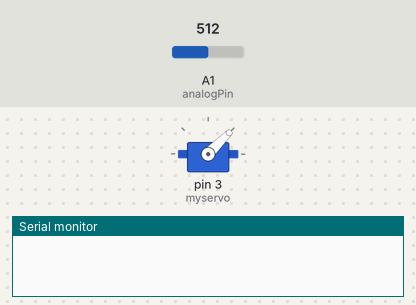
Bench run of a sketch on a simulated Arduino Uno, built with avr-gcc and run on an emulated ATmega328P. Shown: servo, the last lines printed to the serial monitor. Inputs (shaded band) come from the test bench; at power-on: A1 (analogPin) = 512.

Above: at 1.2 s.
1.3 s: A1 (analogPin) set to 1008
2.8 s: A1 (analogPin) set to 1023
At 3.6 s:
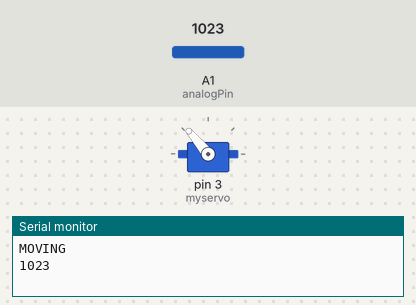
Timing chart, 0 to 5.8 s (numbered marks = the images above; inputs shaded):
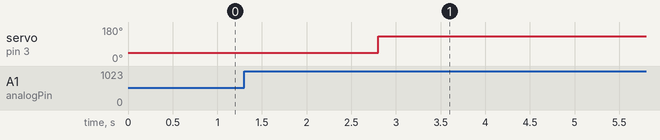

Measured:
- the behaviour switches between 1022 and 1023 on A1 (analogPin) (found by bisection; images 0 and 1)
- after the input at 1.3 s, every drawn part: stays the same
- after the input at 2.8 s, servo on pin 3 (myservo): 45° → 130° at once

The sketch:

rfservocontroller.ino
```cpp
#include <Servo.h>

/*
Simple code for moving a servo back and forth one time triggered by a RF 433 relay.
Developed by: Luca Di Iorio Casellas, for: EPIC Grup SL
Date: 04/10/2023
*/

#define DEBUG 1

Servo myservo;

int lastAnalogValue = 0;
unsigned long lastDebounceTime = 0;

const int analogPin = A1;
const int servoPin = 3;
unsigned long debounceDelay = 10;
int analogThreshold = 100;

bool servoMoved = false;

void setup() {
  if (DEBUG) Serial.begin(9600);

  myservo.attach(3);
  myservo.write(45); // Initialize servo position
  pinMode(analogPin, INPUT);

  servoMoved = false;
}

void loop() {
  int reading = analogRead(analogPin);

  // Check if the analog value has changed
  if (abs(reading - lastAnalogValue) > analogThreshold) {
    lastDebounceTime = millis();
  }

  // Check if the analog value has remained stable for the debounce delay
  if ((millis() - lastDebounceTime) > debounceDelay) {
    if (reading >= 1023) {
      if (DEBUG) Serial.println("MOVING");
      if (DEBUG) Serial.println(reading);
      myservo.write(130);
      delay(1000);
      servoMoved = true;
    }
    else if ((reading < 1000) && servoMoved) {
      if (DEBUG) Serial.println("RETURNING");
      if (DEBUG) Serial.println(reading);
      myservo.write(45);
      delay(1000);
      servoMoved = false;
    }
  }

  // Update the last analog value
  lastAnalogValue = reading;
}
```
